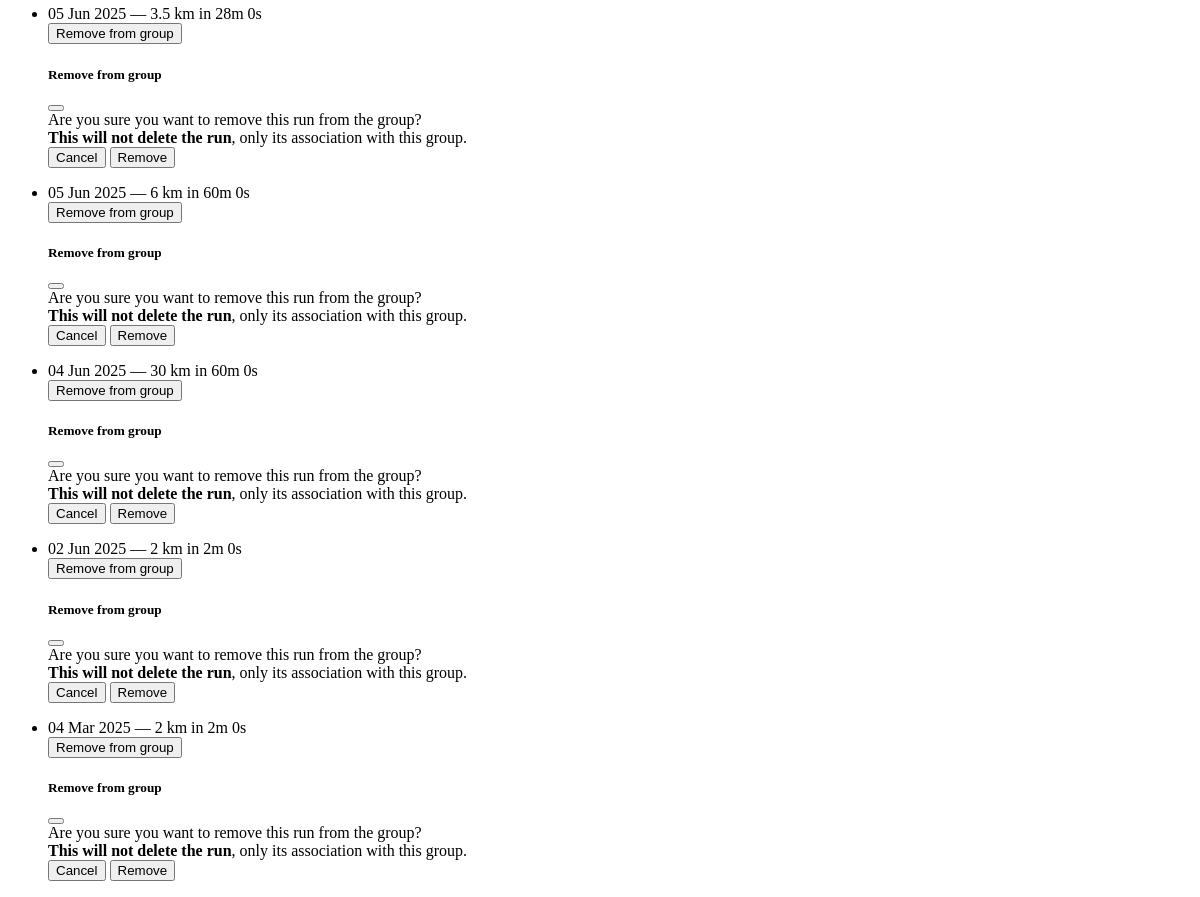
The app's page /groups/2/member/1/runs (signed in, lower part), older data.
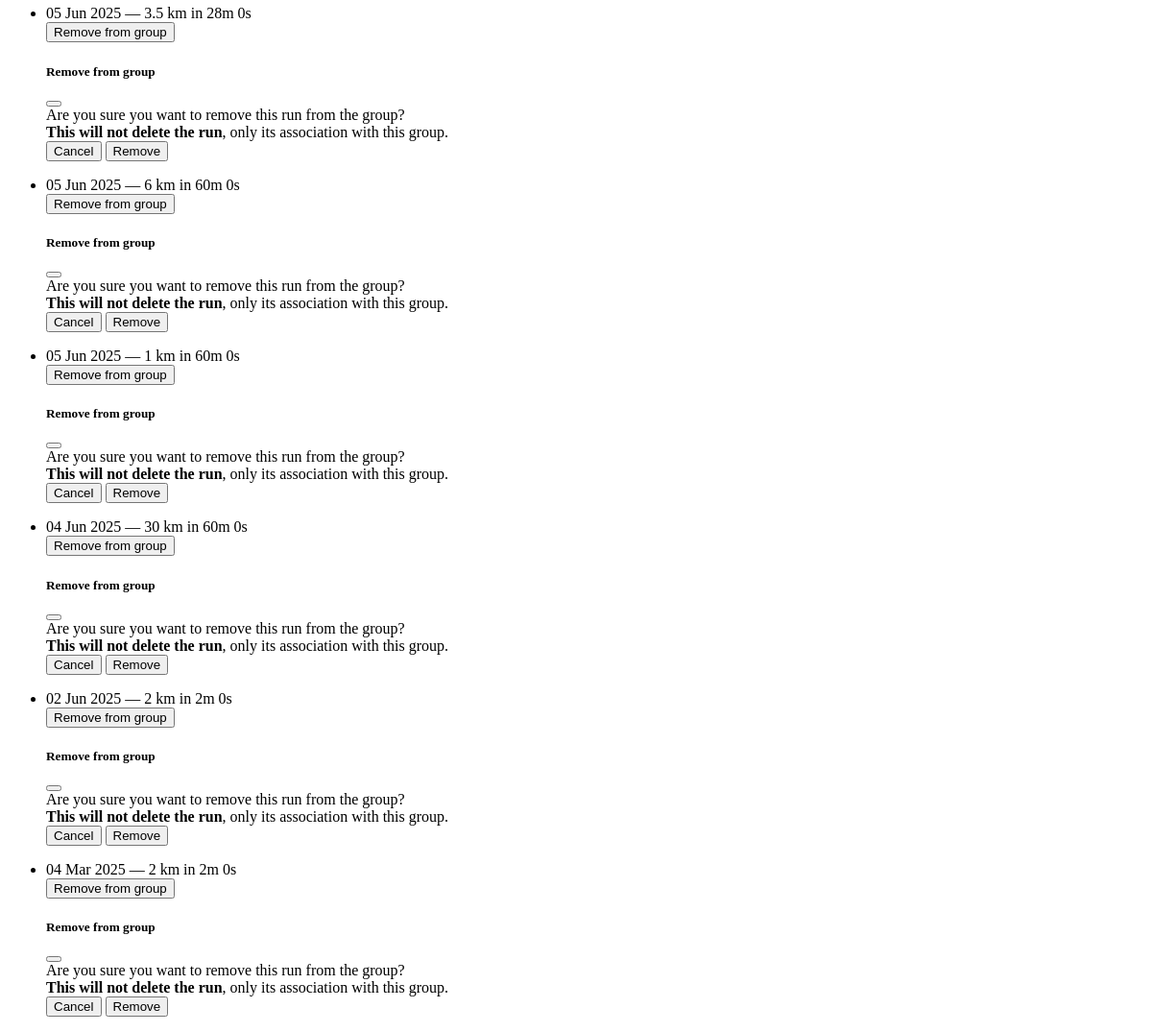
The same page, newer data.
### app/models.py (models this page shows, shortened)
class Run(db.Model):
    __tablename__ = "runs"
    id = sa.Column(sa.Integer, primary_key=True)
    date = sa.Column(sa.DateTime(timezone=True), index=True)
    distance = sa.Column(sa.Integer)  # meters
    time = sa.Column(sa.Integer)      # seconds (duration)
    pace = sa.Column(sa.Integer)      # seconds per km
    user_id = sa.Column(sa.Integer, sa.ForeignKey("users.id"), index=True)
    user = so.relationship("User", back_populates="runs")
    groups = so.relationship("Group", secondary=run_groups, back_populates="runs")

### app/routes.py (the view)
@app.route('/groups/<int:group_id>/member/<int:user_id>/runs')
@login_required
def get_member_runs(group_id, user_id):
    PER_PAGE = 10
    page = request.args.get('page', 1, type=int)
    group = db.session.get(Group, group_id)
    if not group or current_user not in group.members:
        abort(403)
    runs = db.session.scalars(
        sa.select(Run)
        .join(run_groups, run_groups.c.run_id == Run.id)
        .where(
            Run.user_id == user_id,
            run_groups.c.group_id == group_id
        )
        .order_by(Run.date.desc())
        .limit(PER_PAGE)
        .offset((page - 1) * PER_PAGE)
    ).all()
    run_count = db.session.scalar(
        sa.select(sa.func.count(Run.id))
        .join(run_groups, run_groups.c.run_id == Run.id)
        .where(
            Run.user_id == user_id,
            run_groups.c.group_id == group_id
        )
    )
    pages = (run_count + PER_PAGE - 1) // PER_PAGE
    return render_template(
        "partials/_member_runs.html",
        runs=runs,
        page=page,
        pages=pages,
        user_id=user_id,
        group_id=group_id
    )

### app/models.py (called while the page is built)
@login.user_loader
def load_user(id):
    return db.session.get(User, int(id))

### app/templates/partials/_member_runs.html (shortened to what this page needs)
{% if runs %}
<ul class="list-group">
  {% for run in runs %}
  <li class="list-group-item d-flex justify-content-between align-items-start">
    <div>
      {{ run.date.strftime('%d %b %Y') }} — {{ run.distance }} km in {{ run.time // 60 }}m {{ run.time % 60 }}s
    </div>
    {% if current_user.id == run.user_id %}
    <button class="btn btn-sm btn-outline-danger ms-3" data-bs-toggle="modal" data-bs-target="#removeModal-{{ run.id }}">
      Remove from group
    </button>
    <div class="modal fade" id="removeModal-{{ run.id }}" tabindex="-1" aria-labelledby="removeModalLabel-{{ run.id }}" aria-hidden="true">
      <div class="modal-dialog">
        <form method="POST" action="{{ url_for('remove_run_from_group', group_id=group_id, run_id=run.id) }}">
          <div class="modal-content">
            <div class="modal-header">
              <h5 class="modal-title" id="removeModalLabel-{{ run.id }}">Remove from group</h5>
              <button type="button" class="btn-close" data-bs-dismiss="modal" aria-label="Close"></button>
            </div>
            <div class="modal-body">
              Are you sure you want to remove this run from the group?<br>
              <strong>This will not delete the run</strong>, only its association with this group.
            </div>
            <div class="modal-footer">
              <button type="button" class="btn btn-secondary" data-bs-dismiss="modal">Cancel</button>
              <button type="submit" class="btn btn-danger">Remove</button>
            </div>
          </div>
        </form>
      </div>
    </div>
    {% endif %}
  </li>
  {% endfor %}
</ul>
{% else %}
<p class="text-muted mt-2">No activity logged.</p>
{% endif %}

Row changes from the older to the newer data that the page shows:
added Run: date "05 Jun 2025", distance "1", time "60", run.time%60 "0"
